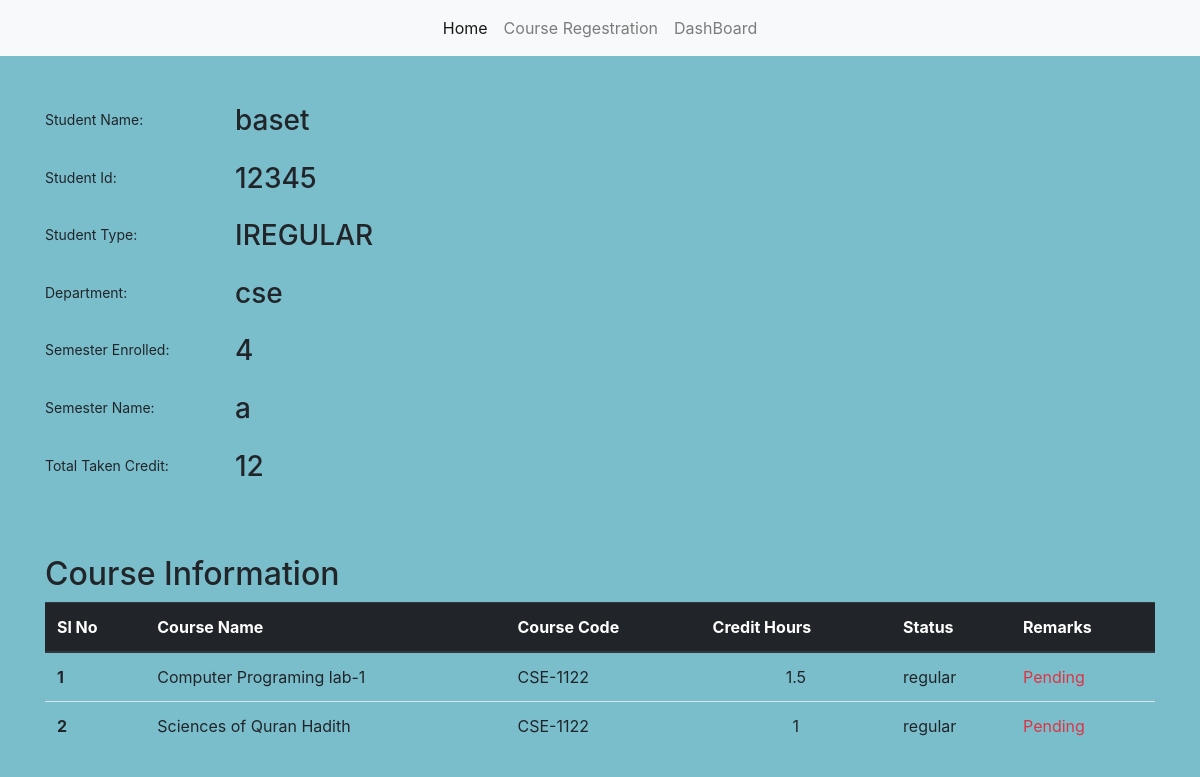
/dashboard/12345 (signed in), run on an earlier commit of the app's database.
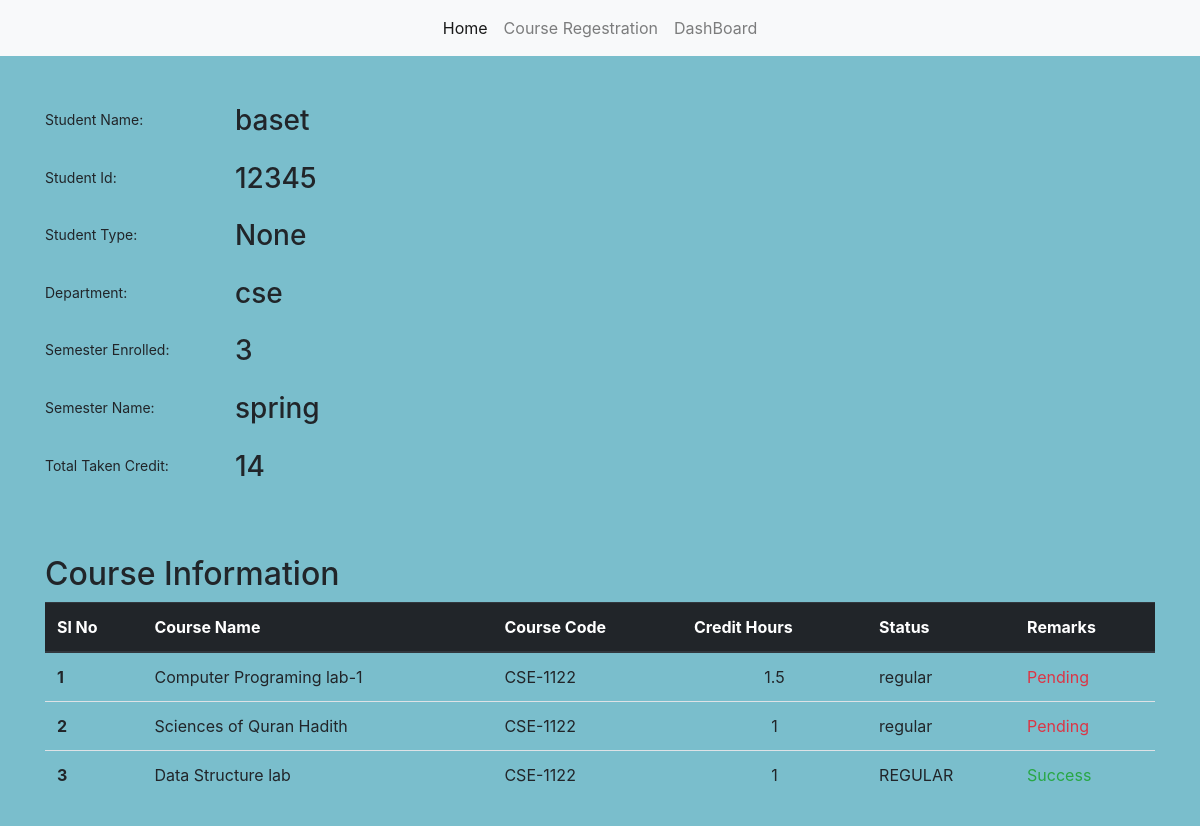
And on a later commit of the database.
### reg_app/models.py (models this page shows)
class StudentRegistration(models.Model):
    TYPE = (
        ('REGULAR', 'REGULAR'),
        ('RETAKE', 'RETAKE'),
    )
    stu_name = models.CharField(max_length=30, null=True, blank=True)
    st_id = models.CharField(max_length=20, unique=True, null=False, blank=False)
    password = models.CharField(max_length=50)
    stu_type = models.CharField(max_length=30, null=True, blank=True, choices=TYPE, default=TYPE[0])
    department = models.CharField(max_length=20, null=True, blank=True)
    semester = models.CharField(max_length=20, null=True, blank=True)
    semester_name = models.CharField(max_length=20, null=True, blank=True)
    credit = models.CharField(max_length=20, null=True, blank=True)

class CourseEnroll(models.Model):
    STATUS = (
        ('REGULAR', 'REGULAR'),
        ('RETAKE', 'RETAKE'),
    )
    student = models.ForeignKey(StudentRegistration, on_delete=models.CASCADE)
    course_name = models.CharField(max_length=30, null=False, blank=False)
    course_code = models.CharField(max_length=20, null=False, blank=False)
    credit_hour = models.CharField(max_length=20, null=False, blank=False)
    status = models.CharField(max_length=30, choices=STATUS, default=STATUS[0])
    remarks = models.BooleanField(default=False)

### reg_app/views.py (the view)
# urls.py: path('dashboard/<str:stu_id>', views.DashboardView.as_view(), name='dashboard'),
class DashboardView(TemplateView):
    template_name = 'dashboard.html'
    def get(self, request, stu_id):
        if 'user' in request.session:
            st = request.session['user']
            st_ins = StudentRegistration.objects.filter(id=st).first()
            stu_id = st_ins.st_id
            print(stu_id)
            enroll_ins = CourseEnroll.objects.filter(student=st_ins.id).all()
            print(st)
            print(st_ins)
            if not st_ins:
                return redirect('/home')
            context = {'st_ins': st_ins, 'enroll_ins': enroll_ins}
            return render(request, self.template_name, context=context)

### templates/dashboard.html (shortened to what the changed rows need)
<!DOCTYPE html>
<html>
<head>
    <link rel="stylesheet" href="https://stackpath.bootstrapcdn.com/bootstrap/4.1.3/css/bootstrap.min.css"
>
    <link rel="stylesheet" href="https://use.fontawesome.com/releases/v5.6.1/css/all.css"
>
</head>
<body>
<section>
    <div class="container pt-5">
        <div class="row">
            <div class="col-12">
                <div class="form-group row">
                    <div class="col-sm-6">
                        <h3>{{ st_ins.stu_name }} </h3>
                    </div>
                </div>
                <div class="form-group row">
                    <div class="col-sm-6">
                        <h3>{{ st_ins.st_id }}</h3>
                    </div>
                </div>
                <div class="form-group row">
                    <div class="col-sm-6">
                        <h3>{{ st_ins.stu_type }}</h3>
                    </div>
                </div>
                <div class="form-group row">
                    <div class="col-sm-6">
                        <h3>{{ st_ins.department }}</h3>
                    </div>
                </div>
                <div class="form-group row">
                    <div class="col-sm-6">
                        <h3>{{ st_ins.semester }}</h3>
                    </div>
                </div>
                <div class="form-group row">
                    <div class="col-sm-6">
                        <h3>{{ st_ins.semester_name }}</h3>
                    </div>
                </div>
                <div class="form-group row">
                    <div class="col-sm-6">
                        <h3>{{ st_ins.credit }}</h3>
                    </div>
                </div>
            </div>
        </div>
    </div>
</section>
<div class="container pt-5">
    <div class="row">
        <div class="col-12">
            <h2>Course Information</h2>
            <table class="table">
                <thead class="thead-dark">
                <tr>
                    <th scope="col">Sl No</th>
                    <th scope="col">Course Name</th>
                    <th scope="col">Course Code</th>
                    <th scope="col">Credit Hours</th>
                    <th scope="col">Status</th>
                    <th scope="col">Remarks</th>
                </tr>
                </thead>
                <tbody>
                {% for enroll in enroll_ins %}
                    <tr>
                        <th scope="row">{{ forloop.counter }}</th>
                        <td>{{ enroll.course_name }}</td>
                        <td>{{ enroll.course_code }}</td>
                        <td class="text-center">{{ enroll.credit_hour }}</td>
                        <td>{{ enroll.status }}</td>
                        {% if enroll.remarks is True %}
                            <td class="text-success">Success</td>
                        {% else %}
                            <td class="text-danger">Pending</td>
                        {% endif %}
                    </tr>
                {% endfor %}
                </tbody>
            </table>
        </div>
    </div>
</div>
<br><br><br>
</body>
</html>

What changed in the data, as far as the page shows it:
changed StudentRegistration "baset": stu_type "IREGULAR" → "None"; semester "4" → "3"; semester_name "a" → "spring"; credit "12" → "14"
added CourseEnroll: course_name "Data Structure lab", course_code "CSE-1122", credit_hour "1", status "REGULAR", remarks "Success"
